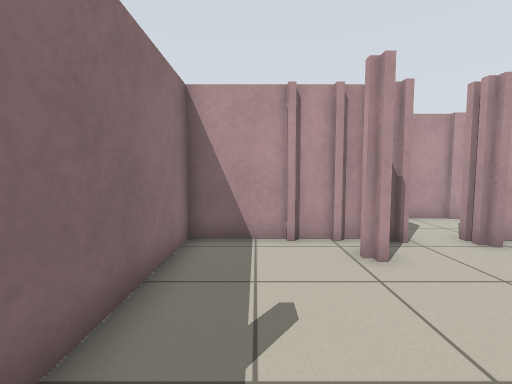
view 1 (above)

17 first-person views from a walk through a Stage world. The camera is 0.86 m above the floor, tilts 4° down and sees 90° across. Floor lines are 1 m apart. The floor is counted in squares, 0.5 m on a side. Each view is taken from the middle of a square. On the plan, view 1 faces up. The plan holds only what a view shows up to about 14 squares ahead; the rest is blank. The place goes on beyond the plan. The robots in the file are not drawn.

view 2
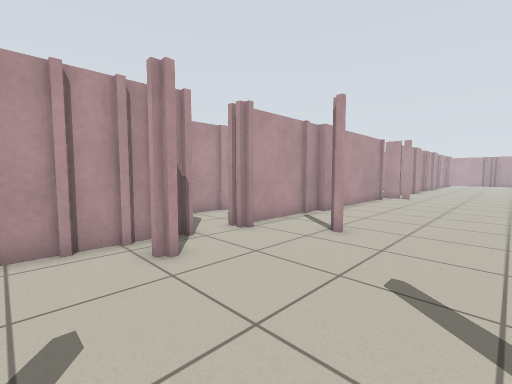

view 3
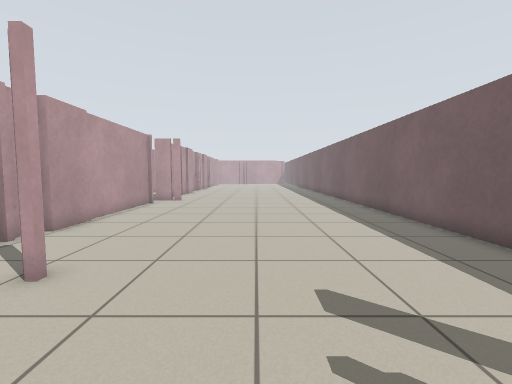

view 4
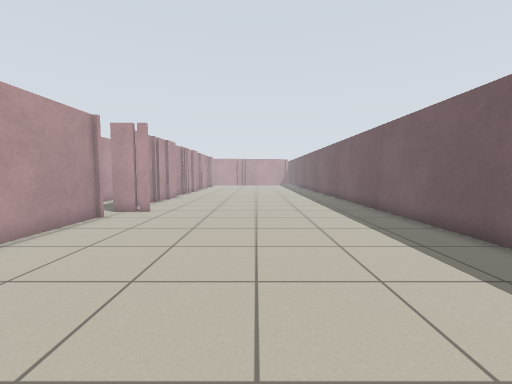

view 5
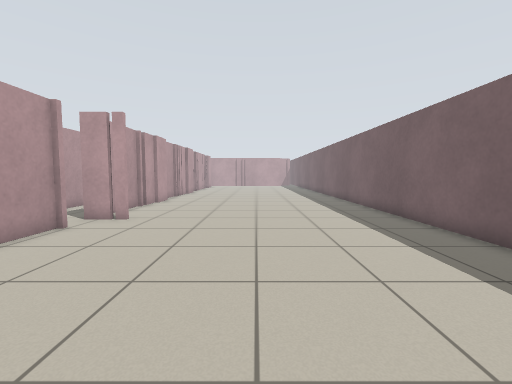

view 6
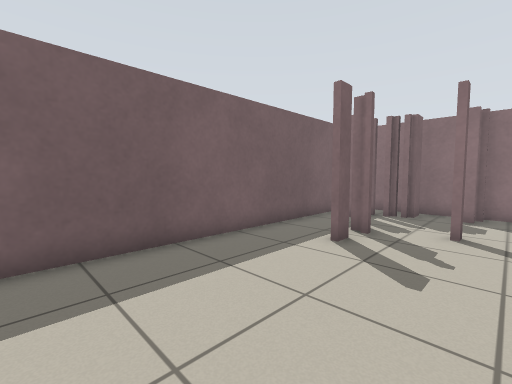

view 7
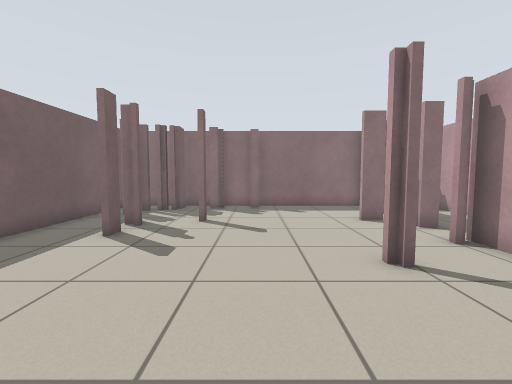

view 8
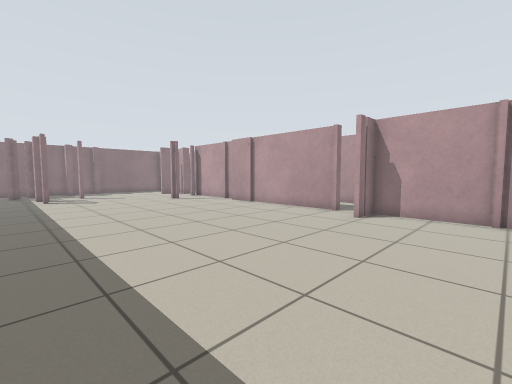

view 9
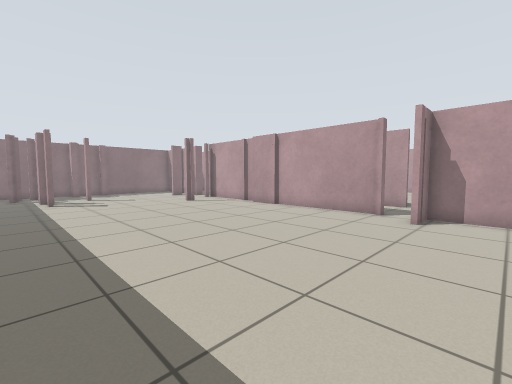

view 10
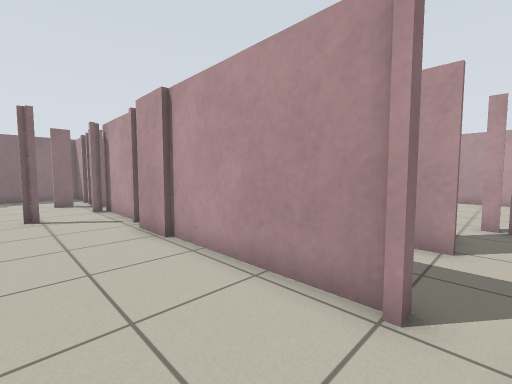

view 11
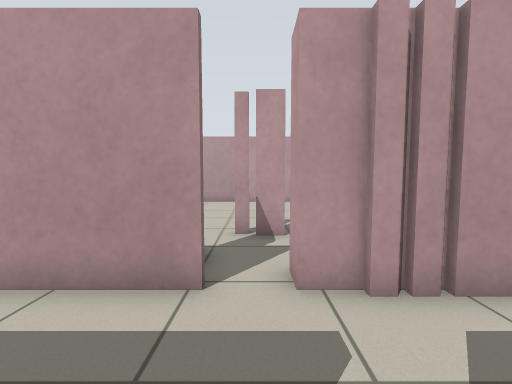

view 12
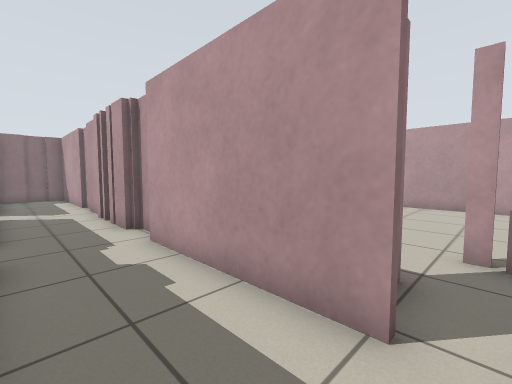

view 13
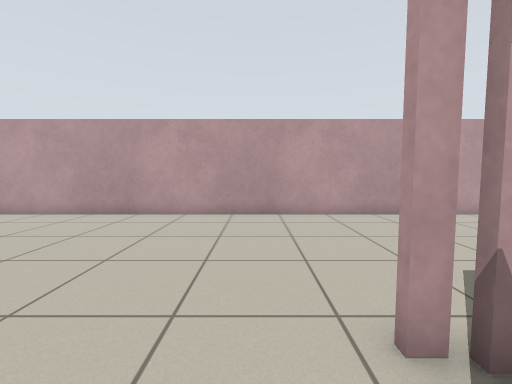

view 14
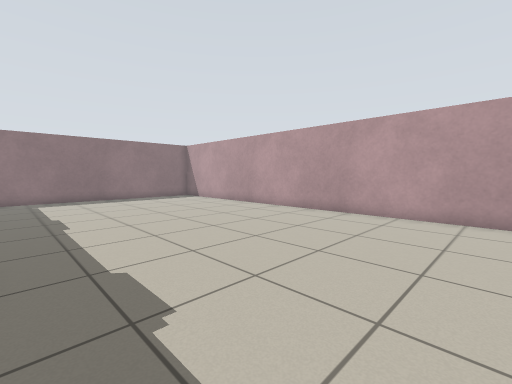

view 15
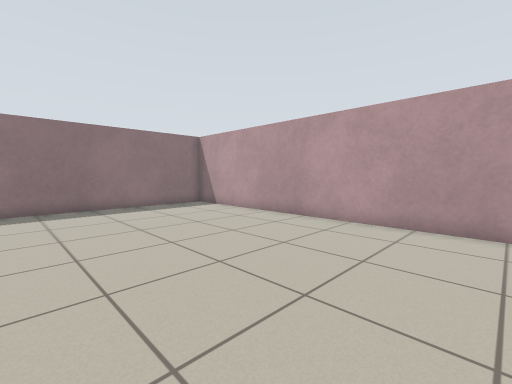

view 16
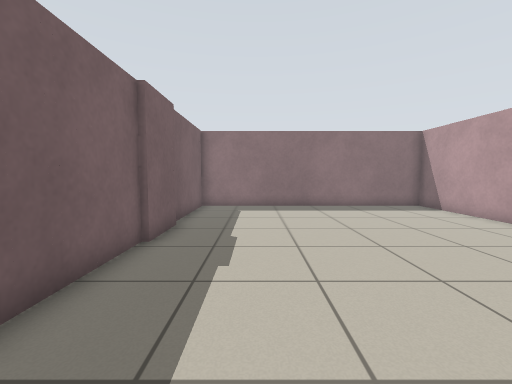

view 17
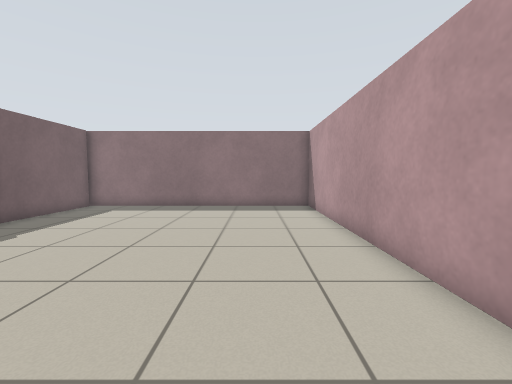

### Floor plan
Key: @ floor where view 1 was taken; # wall or solid block; . floor.
Columns run from 2 left of view 1 to 24 right of it. Each row starts with its distance up from view 1.
 22 ##########################
 21 #.........................
 20 #..........................
 19 #..........................
 18 #.........................
 17 #........................
 16 #........................
 15 #.......................
 14 #......................
 13 #....................#.
 12 #.................. ...
 11 #................. .#..
 10 #####################.#####
  9    ....................
  8    ....................
  7 #######.#####..     #.#
  6 #....##.#...#########.#####
  5 #....#................#....
  4 #........#.................
  3 #..........................
  2 #..........................
  1 #..........................
  0 #.@........................
 -1 ##.........................
 -2 #..........................
 -3 ###..#.#...................
 -4   # .......................
 -5   ##.......................
 -6    ########################

Positions as (right, up) in squares from view 1, and headings:
1: (0, 0), facing up
2: (0, 0), facing up-right
3: (3, 0), facing right
4: (8, 0), facing right
5: (10, 0), facing right
6: (11, 0), facing down-left
7: (12, 1), facing left
8: (24, -5), facing up-left
9: (22, -5), facing up-left
10: (19, 3), facing up-left
11: (19, 6), facing up
12: (19, 7), facing up-left
13: (17, 11), facing up
14: (17, 11), facing up-left
15: (12, 13), facing up-left
16: (12, 13), facing left
17: (12, 19), facing left
